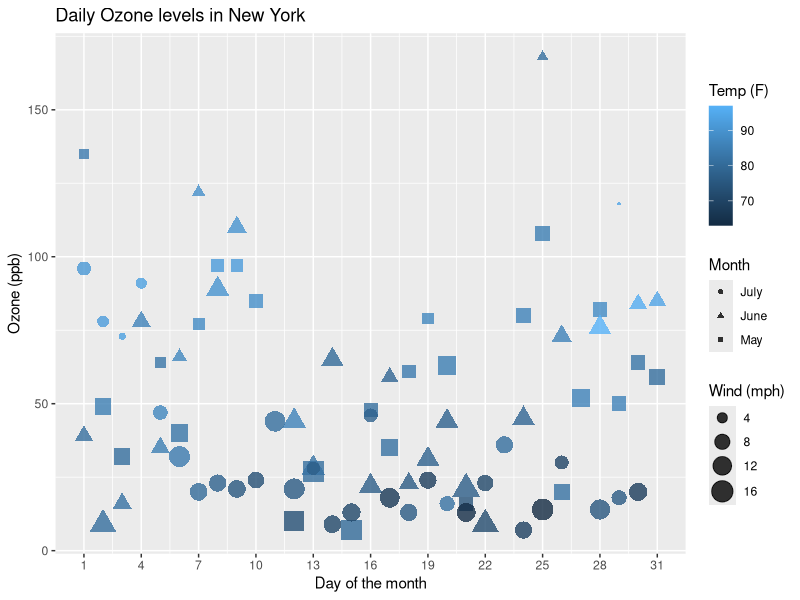
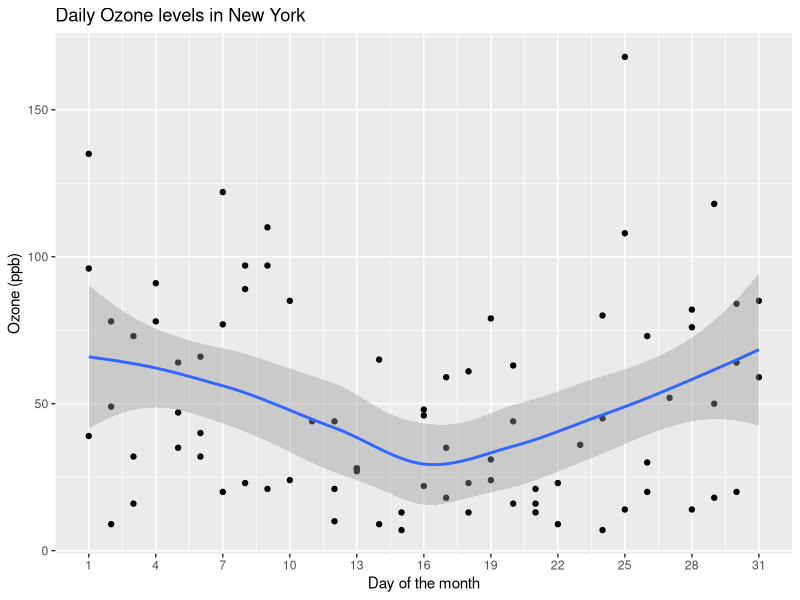
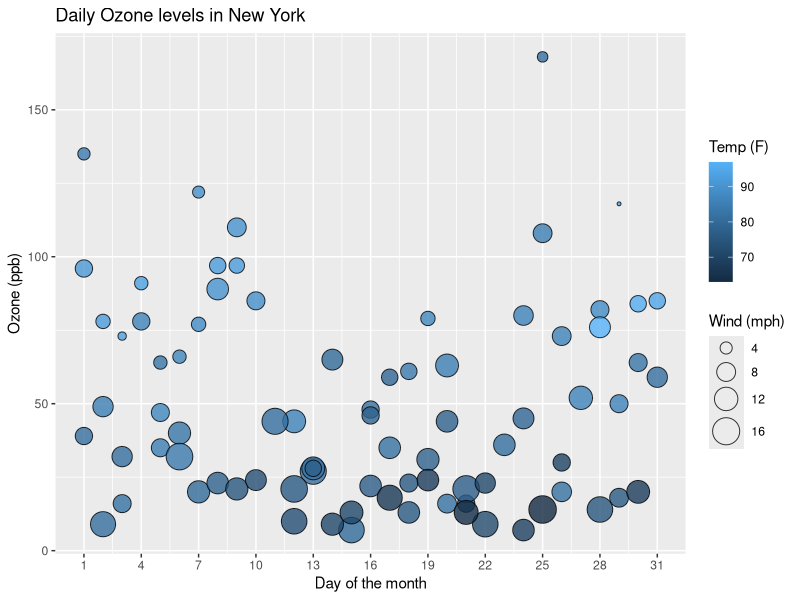
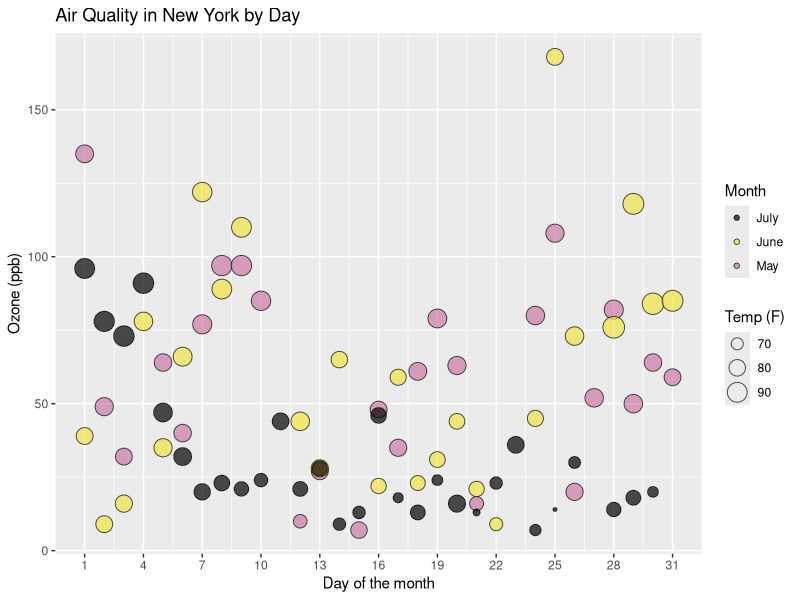
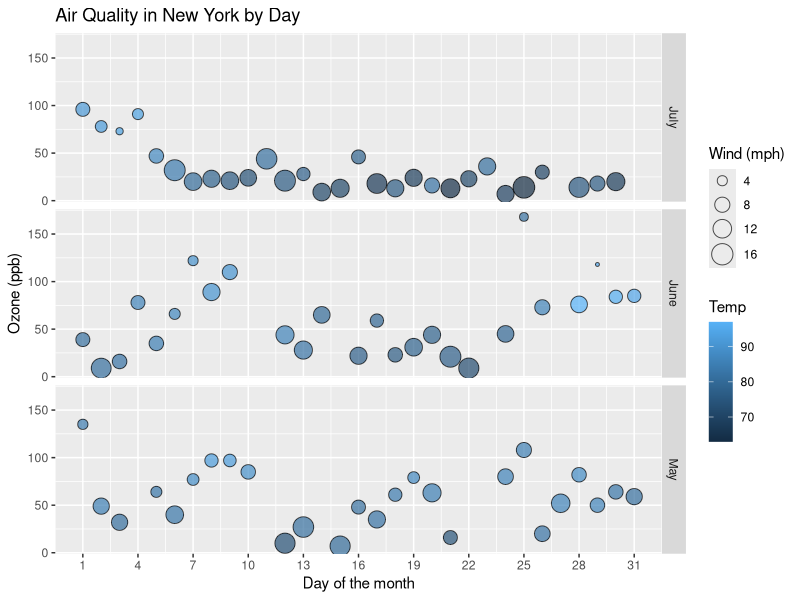

Source code (R) for these figures, in order:
## ---- chunk 1
knitr::opts_chunk$set(echo = TRUE)
## ---- chunk 2
air_quality <- read.csv("airquality_3months.csv")
air_quality$Month <- factor(air_quality$Month)

library(ggplot2)
## ---- chunk 3
ggplot(air_quality, aes(x=Day, y=Ozone, size=Wind, color=Temp, shape=Month)) + 
  geom_point(alpha = 0.8) + 
  ggtitle("Daily Ozone levels in New York") +
  labs(x = "Day of the month", y = "Ozone (ppb)", size = "Wind (mph)", color = "Temp (F)") +
  scale_x_continuous(breaks = seq(1, 31, 3)) +
  scale_size(range = c(1, 7))
## ---- chunk 4
ggplot(air_quality, aes(x = Day, y = Ozone)) + geom_point() + geom_smooth() +
  ggtitle("Daily Ozone levels in New York") +
  labs(x = "Day of the month", y = "Ozone (ppb)") +
  scale_x_continuous(breaks = seq(1, 31, 3))
## ---- chunk 5
ggplot(air_quality, aes(x = Day, y = Ozone, size = Wind, fill = Temp)) +
  geom_point(shape = 21, alpha = 0.8) +
  ggtitle("Daily Ozone levels in New York") +
  labs(x = "Day of the month", y = "Ozone (ppb)", size = "Wind (mph)", fill = "Temp (F)") +
  scale_x_continuous(breaks = seq(1, 31, 3)) +
  scale_size(range = c(1, 9))

## ---- chunk 6
#Designing color palatte to be effective for all users including color-blind
cbPalette <- c("#000000", "#F0E442","#CC79A7")

ggplot(air_quality, aes(x = Day, y = Ozone, fill = Month, size=Temp)) +
  geom_point(shape = 21, alpha = 0.7) +
  ggtitle("Air Quality in New York by Day") +
  labs(x = "Day of the month", y = "Ozone (ppb)", size = "Temp (F)") +
  scale_x_continuous(breaks = seq(1, 31, 3)) +
  scale_size(range = c(1, 7)) +
  scale_fill_manual(values=cbPalette)
## ---- chunk 7
ggplot(air_quality, aes(x = Day, y = Ozone, size=Wind, fill=Temp)) +
  geom_point(shape = 21, alpha = 0.7) +
  facet_grid(Month~.) +
  ggtitle("Air Quality in New York by Day") +
  labs(x = "Day of the month", y = "Ozone (ppb)", size = "Wind (mph)") +
  scale_x_continuous(breaks = seq(1, 31, 3)) +
  scale_size(range = c(1, 7))
